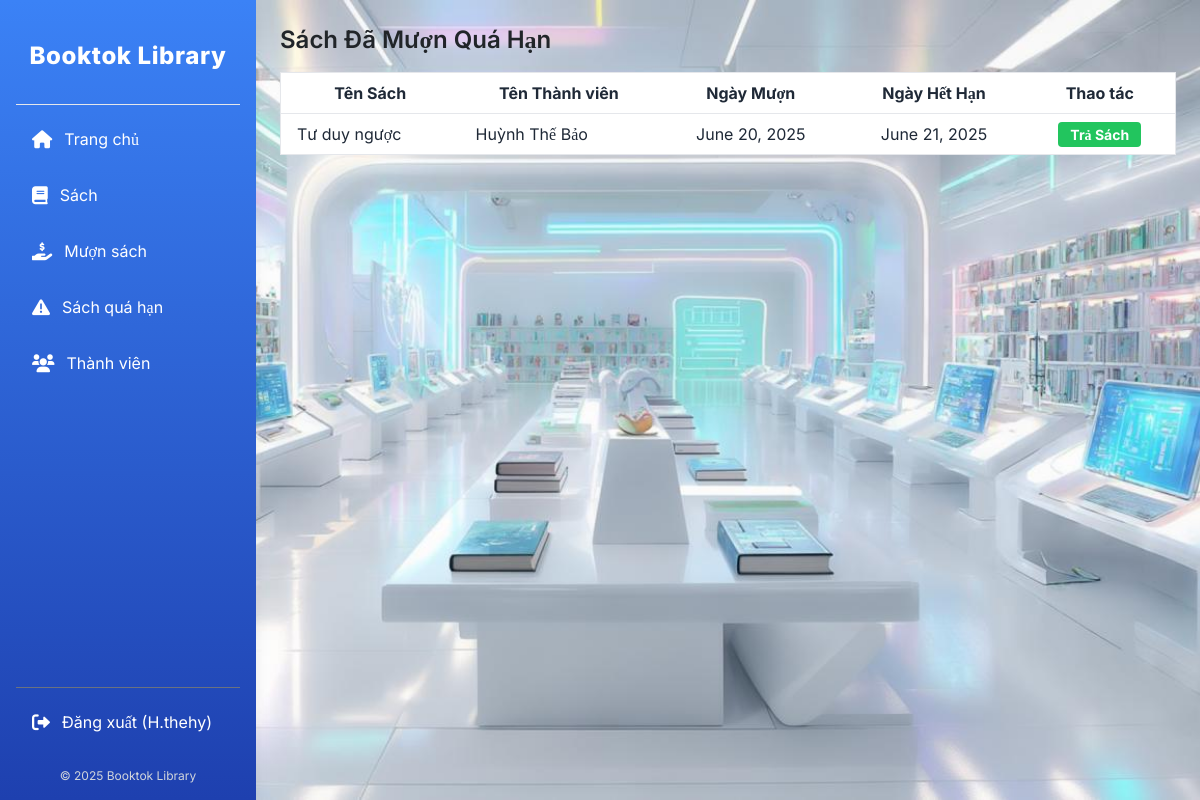
The page /library/overdue/ (signed in) on the database as committed earlier.
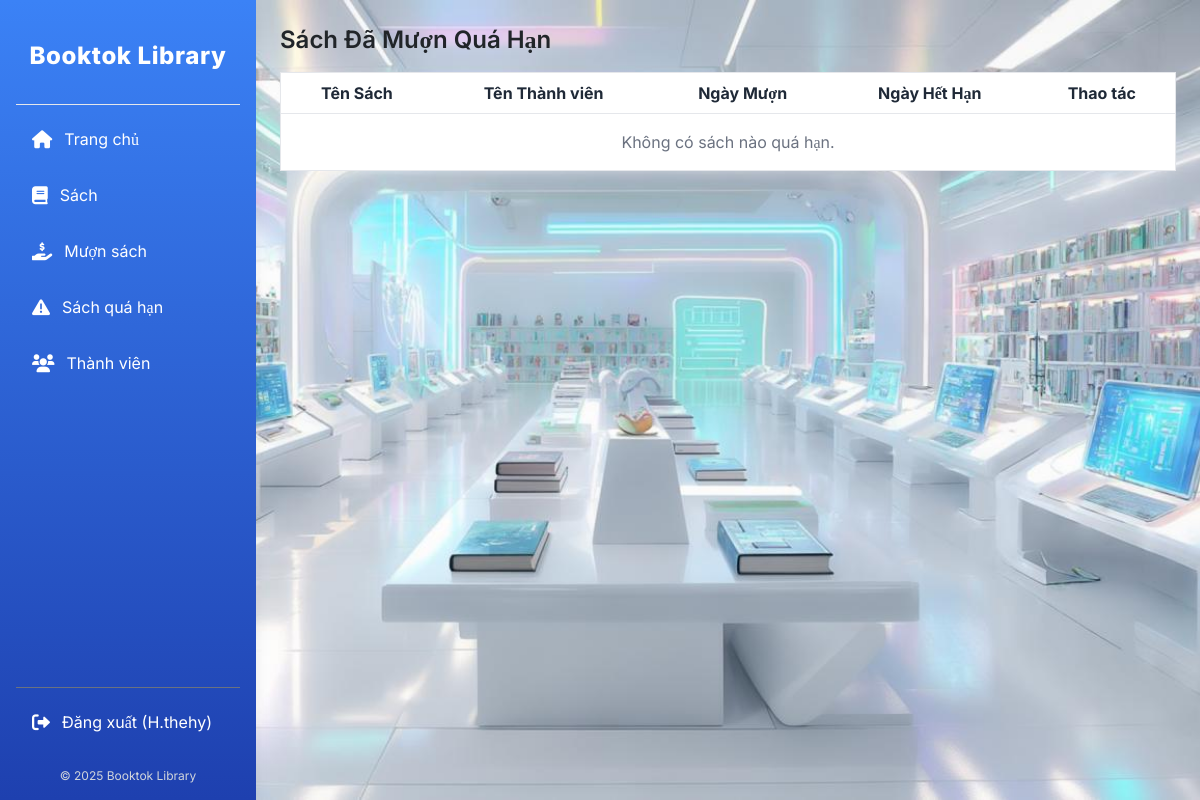
The same page on the database as committed later.
### src/library/models.py (models this page shows, shortened)
class BorrowRecord(models.Model):
    book = models.ForeignKey(Book, on_delete=models.CASCADE, verbose_name="Sách") # Khóa ngoại đến mô hình Book
    member = models.ForeignKey(Member, on_delete=models.CASCADE, verbose_name="Thành viên") # Khóa ngoại đến mô hình Member
    borrow_date = models.DateField(auto_now_add=True, verbose_name="Ngày Mượn") # Ngày mượn, tự động thêm khi tạo
    return_date = models.DateField(null=True, blank=True, verbose_name="Ngày Trả") # Ngày trả, có thể để trống
    due_date = models.DateField(verbose_name="Ngày Hết Hạn") # Ngày hết hạn trả sách
    class Meta:
        verbose_name = "Bản ghi mượn"
        verbose_name_plural = "Bản ghi mượn"

class Book(models.Model):
    STATUS_CHOICES = [
        (0, 'Có sẵn'),
        (1, 'Đã mượn'),
        (2, 'Trạng thái khác'),
    ]
    CATEGORY_CHOICES = [
        ('TIEU_THUYET', 'Tiểu thuyết'),
        ('GIAO_KHOA', 'Giáo khoa'),
        ('KHOA_HOC', 'Khoa học'),
    ]
    book_id = models.CharField(max_length=20, unique=True, verbose_name="ID Sách") # ID của quyển sách, phải là duy nhất
    title = models.CharField(max_length=255, verbose_name="Tên Sách") # Tên sách
    author = models.CharField(max_length=255, verbose_name="Tác Giả") # Tác giả
    pages = models.IntegerField(verbose_name="Số Trang") # Số trang
    publication_year = models.IntegerField(verbose_name="Năm Xuất Bản") # Năm xuất bản
    status = models.IntegerField(choices=STATUS_CHOICES, default=0, verbose_name="Trạng Thái Sách") # Trạng thái sách
    category = models.CharField(max_length=50, choices=CATEGORY_CHOICES, verbose_name="Chủng Loại Sách") # Chủng loại sách
    class Meta:
        verbose_name = "Sách"
        verbose_name_plural = "Sách"

class Member(models.Model):
    member_id = models.CharField(max_length=20, unique=True, verbose_name="ID Thành Viên") # ID thành viên, phải là duy nhất
    name = models.CharField(max_length=255, verbose_name="Tên Thành Viên") # Tên thành viên
    class Meta:
        verbose_name = "Thành viên"
        verbose_name_plural = "Thành viên"

### src/library/views.py (the view)
# urls.py: path('overdue/', views.overdue_books, name='overdue_books'), # Danh sách sách quá hạn
@login_required
def overdue_books(request):
    overdue_records = BorrowRecord.objects.filter(return_date__isnull=True, due_date__lt=timezone.now().date())
    return render(request, 'library/overdue_books.html', {'overdue_records': overdue_records}) # Hiển thị danh sách sách quá hạn

### src/templates/library/overdue_books.html (shortened to what this page needs)
{% extends "library/base.html" %}
{% block content %}
<h2 class="text-2xl font-semibold mb-4">Sách Đã Mượn Quá Hạn</h2>
<div class="overflow-x-auto">
    <table class="min-w-full bg-white border border-gray-200">
        <thead>
            <tr>
                <th class="py-2 px-4 border-b">Tên Sách</th>
                <th class="py-2 px-4 border-b">Tên Thành viên</th>
                <th class="py-2 px-4 border-b">Ngày Mượn</th>
                <th class="py-2 px-4 border-b">Ngày Hết Hạn</th>
                <th class="py-2 px-4 border-b">Thao tác</th>
            </tr>
        </thead>
        <tbody>
            {% for record in overdue_records %}
            <tr>
                <td class="py-2 px-4 border-b">{{ record.book.title }}</td>
                <td class="py-2 px-4 border-b">{{ record.member.name }}</td>
                <td class="py-2 px-4 border-b text-center">{{ record.borrow_date }}</td>
                <td class="py-2 px-4 border-b text-center">{{ record.due_date }}</td>
                <td class="py-2 px-4 border-b text-center">
                    <a href="{% url 'return_book' record.pk %}" class="bg-green-500 hover:bg-green-700 text-white font-bold py-1 px-3 rounded text-sm">Trả Sách</a>
                </td>
            </tr>
            {% empty %}
            <tr>
                <td colspan="5" class="py-4 text-center text-gray-500">Không có sách nào quá hạn.</td>
            </tr>
            {% endfor %}
        </tbody>
    </table>
</div>
{% endblock %}

Rows that differ between the two databases and show on the page:
no longer on this page (row edited): BorrowRecord: book "Tư duy ngược", member.name "Huỳnh Thế Bảo", borrow_date "June 20, 2025", due_date "June 21, 2025"
Other text that changed with them:
text now shown: "Không có sách nào quá hạn."
